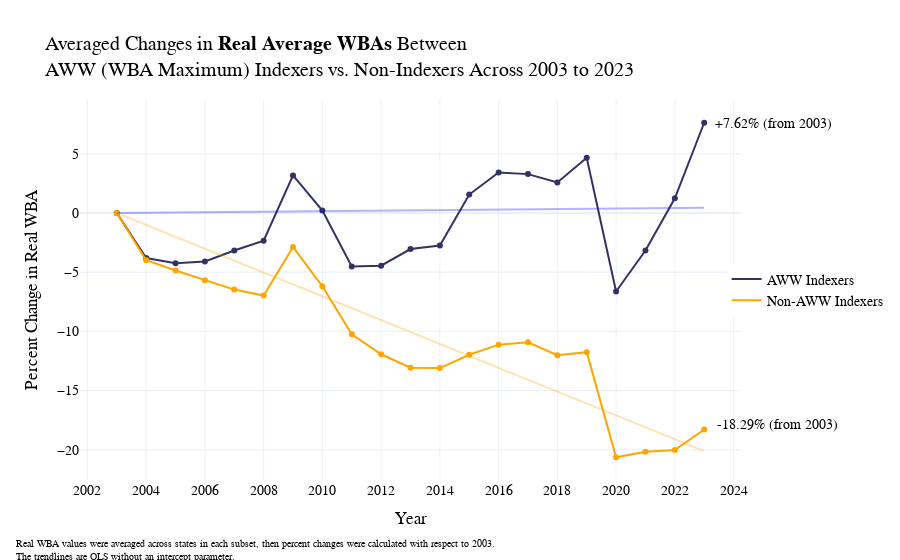

Write notebook code for a chart like this one.
### Code cell
X = avg_indexers["index"]
y = avg_indexers["Real Average WBA (regional, 2023 base)"]

X_reshaped = X.values.reshape(-1, 1)
model = sm.OLS(y, X, hasconst=False).fit()

x_pred = np.linspace(X.min(), X.max(), 100)
y_pred = model.predict(x_pred)
x_pred = x_pred + 2003

X = avg_nonindexers["index"]
y = avg_nonindexers["Real Average WBA (regional, 2023 base)"]

X_reshaped = X.values.reshape(-1, 1)
model = sm.OLS(y, X, hasconst=False).fit()

x_pred2 = np.linspace(X.min(), X.max(), 100)
y_pred2 = model.predict(x_pred2)
x_pred2 = x_pred2 + 2003

fig1 = px.line(data_frame = avg_indexers, 
             x = "Year", 
             y = "Real Average WBA (regional, 2023 base)",
              )
fig1.update_traces(line=dict(color = 'rgba(50, 50, 100,1)'), name="AWW Indexers", showlegend=True)

fig2 = px.scatter(data_frame = avg_indexers, 
                x = "Year", 
                y = "Real Average WBA (regional, 2023 base)",
                color_discrete_sequence=["rgb(50,50,100)"])

fig5 = px.line(data_frame = avg_nonindexers, 
             x = "Year", 
             y = "Real Average WBA (regional, 2023 base)",
              )
fig5.update_traces(line=dict(color = 'rgba(255, 165, 0,1)'), name="Non-AWW Indexers", showlegend=True)

fig6 = px.scatter(data_frame = avg_nonindexers, 
                x = "Year", 
                y = "Real Average WBA (regional, 2023 base)",
                color_discrete_sequence=["rgb(255, 165, 0)"])

fig1 = go.Figure(data= fig1.data + fig2.data + fig5.data + fig6.data)

fig1.add_trace(go.Scatter(
    x=x_pred,
    y=y_pred,
    mode='lines',
    line=dict(color='blue', width=2),
    opacity=0.3,
    showlegend=False
))
fig1.add_trace(go.Scatter(
    x=x_pred2,
    y=y_pred2,
    mode='lines',
    line=dict(color='orange', width=2),
    opacity=0.3,
    showlegend=False
))
fig1.update_layout(title_text="Averaged Changes in <b>Real Average WBAs</b> Between<br>AWW (WBA Maximum) Indexers vs. Non-Indexers Across 2003 to 2023",
                   xaxis_title="Year", yaxis_title="Percent Change in Real WBA",
                   height=500,
                   font=dict(
                        family="Cambria",  
                        size=14,         
                        color="black",
                    ),
                   xaxis=dict(
                        tickmode='linear',   
                        tick0=2000,          
                        dtick=2              
                    ),
                   yaxis=dict(
                        tick0=0,          
                        dtick=5 
                    ),
                   legend=dict(
                        orientation="v",     
                        x=1.1,
                        xanchor="center",
                        y=0.5
                    )
                  )

fig1.add_annotation(
    xref="paper", yref="paper",
    x=1.14, y=0.96,
    text="+7.62% (from 2003)",
    showarrow=False,
    font=dict(size=14, color="black"),
    align="left"
)
fig1.add_annotation(
    xref="paper", yref="paper",
    x=1.15, y=0.12,
    text="-18.29% (from 2003)",
    showarrow=False,
    font=dict(size=14, color="black"),
    align="left"
)
fig1.add_annotation(
    text='Real WBA values were averaged across states in each subset, then percent changes were calculated with respect to 2003.<br>The trendlines are OLS without an intercept parameter.',
    showarrow=False,
    xref="paper",
    yref="paper",
    x=-0.1,
    y=-0.15,
    xanchor="left",
    yanchor="top",
    font=dict(size=10),
    align="left"
)

### Figure 1 — Plotly figure (JSON) as saved in the notebook; plotly's stock layout.template omitted (floating-point values rounded to 4 significant figures)
{"data": [{"hovertemplate": "Year=%{x}<br>Real Average WBA (regional, 2023 base)=%{y}<extra></extra>", "legendgroup": "", "line": {"color": "rgba(50, 50, 100,1)", "dash": "solid"}, "marker": {"symbol": "circle"}, "mode": "lines", "name": "AWW Indexers", "orientation": "v", "showlegend": true, "type": "scatter", "x": [2003, 2004, 2005, 2006, 2007, 2008, 2009, 2010, 2011, 2012, 2013, 2014, 2015, 2016, 2017, 2018, 2019, 2020, 2021, 2022, 2023], "xaxis": "x", "y": [0, -3.81, -4.246, -4.091, -3.173, -2.342, 3.173, 0.2041, -4.527, -4.448, -3.045, -2.746, 1.556, 3.423, 3.284, 2.583, 4.666, -6.63, -3.166, 1.238, 7.623], "yaxis": "y"}, {"hovertemplate": "Year=%{x}<br>Real Average WBA (regional, 2023 base)=%{y}<extra></extra>", "legendgroup": "", "marker": {"color": "rgb(50,50,100)", "symbol": "circle"}, "mode": "markers", "name": "", "orientation": "v", "showlegend": false, "type": "scatter", "x": [2003, 2004, 2005, 2006, 2007, 2008, 2009, 2010, 2011, 2012, 2013, 2014, 2015, 2016, 2017, 2018, 2019, 2020, 2021, 2022, 2023], "xaxis": "x", "y": [0, -3.81, -4.246, -4.091, -3.173, -2.342, 3.173, 0.2041, -4.527, -4.448, -3.045, -2.746, 1.556, 3.423, 3.284, 2.583, 4.666, -6.63, -3.166, 1.238, 7.623], "yaxis": "y"}, {"hovertemplate": "Year=%{x}<br>Real Average WBA (regional, 2023 base)=%{y}<extra></extra>", "legendgroup": "", "line": {"color": "rgba(255, 165, 0,1)", "dash": "solid"}, "marker": {"symbol": "circle"}, "mode": "lines", "name": "Non-AWW Indexers", "orientation": "v", "showlegend": true, "type": "scatter", "x": [2003, 2004, 2005, 2006, 2007, 2008, 2009, 2010, 2011, 2012, 2013, 2014, 2015, 2016, 2017, 2018, 2019, 2020, 2021, 2022, 2023], "xaxis": "x", "y": [0, -3.986, -4.86, -5.689, -6.469, -6.973, -2.878, -6.19, -10.25, -11.93, -13.07, -13.1, -11.97, -11.12, -10.92, -12.01, -11.76, -20.63, -20.17, -20.03, -18.29], "yaxis": "y"}, {"hovertemplate": "Year=%{x}<br>Real Average WBA (regional, 2023 base)=%{y}<extra></extra>", "legendgroup": "", "marker": {"color": "rgb(255, 165, 0)", "symbol": "circle"}, "mode": "markers", "name": "", "orientation": "v", "showlegend": false, "type": "scatter", "x": [2003, 2004, 2005, 2006, 2007, 2008, 2009, 2010, 2011, 2012, 2013, 2014, 2015, 2016, 2017, 2018, 2019, 2020, 2021, 2022, 2023], "xaxis": "x", "y": [0, -3.986, -4.86, -5.689, -6.469, -6.973, -2.878, -6.19, -10.25, -11.93, -13.07, -13.1, -11.97, -11.12, -10.92, -12.01, -11.76, -20.63, -20.17, -20.03, -18.29], "yaxis": "y"}, {"line": {"color": "blue", "width": 2}, "mode": "lines", "opacity": 0.3, "showlegend": false, "type": "scatter", "x": [2003, 2003.0, 2003.0, 2004.0, 2004.0, 2004.0, 2004.0, 2004.0, 2005.0, 2005.0, 2005.0, 2005.0, 2005.0, 2006.0, 2006.0, 2006.0, 2006.0, 2006.0, 2007.0, 2007.0, 2007.0, 2007.0, 2007.0, 2008.0, 2008.0, 2008.0, 2008.0, 2008.0, 2009.0, 2009.0, 2009.0, 2009.0, 2009.0, 2010.0, 2010.0, 2010.0, 2010.0, 2010.0, 2011.0, 2011.0, 2011.0, 2011.0, 2011.0, 2012.0, 2012.0, 2012.0, 2012.0, 2012.0, 2013.0, 2013.0, 2013.0, 2013.0, 2014.0, 2014.0, 2014.0, 2014.0, 2014.0, 2015.0, 2015.0, 2015.0, 2015.0, 2015.0, 2016.0, 2016.0, 2016.0, 2016.0, 2016.0, 2017.0, 2017.0, 2017.0, 2017.0, 2017.0, 2018.0, 2018.0, 2018.0, 2018.0, 2018.0, 2019.0, 2019.0, 2019.0, 2019.0, 2019.0, 2020.0, 2020.0, 2020.0, 2020.0, 2020.0, 2021.0, 2021.0, 2021.0, 2021.0, 2021.0, 2022.0, 2022.0, 2022.0, 2022.0, 2022.0, 2023.0, 2023.0, 2023], "y": [0, 0.004465, 0.00893, 0.0134, 0.01786, 0.02233, 0.02679, 0.03126, 0.03572, 0.04019, 0.04465, 0.04912, 0.05358, 0.05805, 0.06251, 0.06698, 0.07144, 0.07591, 0.08037, 0.08484, 0.0893, 0.09377, 0.09823, 0.1027, 0.1072, 0.1116, 0.1161, 0.1206, 0.125, 0.1295, 0.134, 0.1384, 0.1429, 0.1473, 0.1518, 0.1563, 0.1607, 0.1652, 0.1697, 0.1741, 0.1786, 0.1831, 0.1875, 0.192, 0.1965, 0.2009, 0.2054, 0.2099, 0.2143, 0.2188, 0.2233, 0.2277, 0.2322, 0.2366, 0.2411, 0.2456, 0.25, 0.2545, 0.259, 0.2634, 0.2679, 0.2724, 0.2768, 0.2813, 0.2858, 0.2902, 0.2947, 0.2992, 0.3036, 0.3081, 0.3126, 0.317, 0.3215, 0.3259, 0.3304, 0.3349, 0.3393, 0.3438, 0.3483, 0.3527, 0.3572, 0.3617, 0.3661, 0.3706, 0.3751, 0.3795, 0.384, 0.3885, 0.3929, 0.3974, 0.4019, 0.4063, 0.4108, 0.4152, 0.4197, 0.4242, 0.4286, 0.4331, 0.4376, 0.442]}, {"line": {"color": "orange", "width": 2}, "mode": "lines", "opacity": 0.3, "showlegend": false, "type": "scatter", "x": [2003, 2003.0, 2003.0, 2004.0, 2004.0, 2004.0, 2004.0, 2004.0, 2005.0, 2005.0, 2005.0, 2005.0, 2005.0, 2006.0, 2006.0, 2006.0, 2006.0, 2006.0, 2007.0, 2007.0, 2007.0, 2007.0, 2007.0, 2008.0, 2008.0, 2008.0, 2008.0, 2008.0, 2009.0, 2009.0, 2009.0, 2009.0, 2009.0, 2010.0, 2010.0, 2010.0, 2010.0, 2010.0, 2011.0, 2011.0, 2011.0, 2011.0, 2011.0, 2012.0, 2012.0, 2012.0, 2012.0, 2012.0, 2013.0, 2013.0, 2013.0, 2013.0, 2014.0, 2014.0, 2014.0, 2014.0, 2014.0, 2015.0, 2015.0, 2015.0, 2015.0, 2015.0, 2016.0, 2016.0, 2016.0, 2016.0, 2016.0, 2017.0, 2017.0, 2017.0, 2017.0, 2017.0, 2018.0, 2018.0, 2018.0, 2018.0, 2018.0, 2019.0, 2019.0, 2019.0, 2019.0, 2019.0, 2020.0, 2020.0, 2020.0, 2020.0, 2020.0, 2021.0, 2021.0, 2021.0, 2021.0, 2021.0, 2022.0, 2022.0, 2022.0, 2022.0, 2022.0, 2023.0, 2023.0, 2023], "y": [0, -0.2031, -0.4063, -0.6094, -0.8126, -1.016, -1.219, -1.422, -1.625, -1.828, -2.031, -2.235, -2.438, -2.641, -2.844, -3.047, -3.25, -3.453, -3.657, -3.86, -4.063, -4.266, -4.469, -4.672, -4.876, -5.079, -5.282, -5.485, -5.688, -5.891, -6.094, -6.298, -6.501, -6.704, -6.907, -7.11, -7.313, -7.516, -7.72, -7.923, -8.126, -8.329, -8.532, -8.735, -8.938, -9.142, -9.345, -9.548, -9.751, -9.954, -10.16, -10.36, -10.56, -10.77, -10.97, -11.17, -11.38, -11.58, -11.78, -11.99, -12.19, -12.39, -12.6, -12.8, -13.0, -13.2, -13.41, -13.61, -13.81, -14.02, -14.22, -14.42, -14.63, -14.83, -15.03, -15.24, -15.44, -15.64, -15.85, -16.05, -16.25, -16.45, -16.66, -16.86, -17.06, -17.27, -17.47, -17.67, -17.88, -18.08, -18.28, -18.49, -18.69, -18.89, -19.1, -19.3, -19.5, -19.71, -19.91, -20.11]}], "layout": {"annotations": [{"align": "left", "font": {"color": "black", "size": 14}, "showarrow": false, "text": "+7.62% (from 2003)", "x": 1.14, "xref": "paper", "y": 0.96, "yref": "paper"}, {"align": "left", "font": {"color": "black", "size": 14}, "showarrow": false, "text": "-18.29% (from 2003)", "x": 1.15, "xref": "paper", "y": 0.12, "yref": "paper"}, {"align": "left", "font": {"size": 10}, "showarrow": false, "text": "Real WBA values were averaged across states in each subset, then percent changes were calculated with respect to 2003.<br>The trendlines are OLS without an intercept parameter.", "x": -0.1, "xanchor": "left", "xref": "paper", "y": -0.15, "yanchor": "top", "yref": "paper"}], "autosize": true, "font": {"color": "black", "family": "Cambria", "size": 14}, "legend": {"orientation": "v", "x": 1.1, "xanchor": "center", "y": 0.5}, "title": {"text": "Averaged Changes in <b>Real Average WBAs</b> Between<br>AWW (WBA Maximum) Indexers vs. Non-Indexers Across 2003 to 2023"}, "xaxis": {"autorange": true, "dtick": 2, "range": [2002.0, 2024.0], "tick0": 2000, "tickmode": "linear", "title": {"text": "Year"}, "type": "linear"}, "yaxis": {"autorange": true, "dtick": 5, "range": [-22.97, 9.955], "tick0": 0, "title": {"text": "Percent Change in Real WBA"}, "type": "linear"}}}
